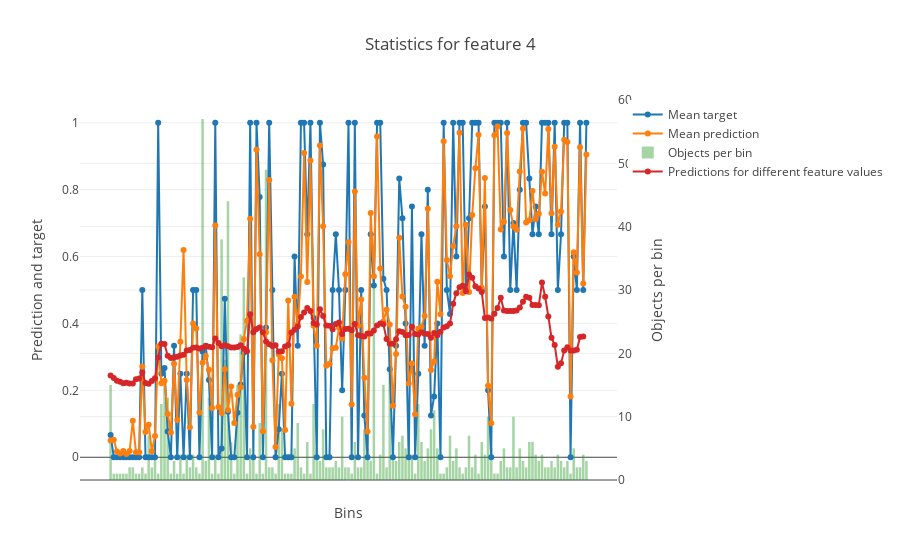

Notebook cell for this chart:
### Markdown cell above
#### Float feature

### Code cell
feature = 'Fare'
res = titanic_model.get_binarized_statistics(titanic_train, titanic_train_target, feature, plot=True, 
                                             thread_count=4)

### Figure 1 — Plotly figure (JSON) as saved in the notebook; plotly's stock layout.template omitted (floating-point values rounded to 4 significant figures; data arrays with more than 128 entries replaced by an {"elided": "..."} marker saying what was removed)
{"data": [{"mode": "lines+markers", "name": "Mean target", "type": "scatter", "uid": "741d2302-049f-4f0a-b24f-28d5411d5284", "xaxis": "x", "y": {"elided": "151 float values"}, "yaxis": "y"}, {"mode": "lines+markers", "name": "Mean prediction", "type": "scatter", "uid": "3708ade8-d40b-4a25-b0f8-11ddcc037d9f", "xaxis": "x", "y": {"elided": "151 float values"}, "yaxis": "y"}, {"marker": {"color": "rgba(30, 150, 30, 0.4)"}, "name": "Objects per bin", "type": "bar", "uid": "0ed34eae-a3ce-4411-98b7-5e7a17e0a8e7", "width": 0.8, "xaxis": "x", "y": {"elided": "151 int values"}, "yaxis": "y2"}, {"mode": "lines+markers", "name": "Predictions for different feature values", "type": "scatter", "uid": "384b5db7-15ef-4deb-8e46-c1445d65deda", "xaxis": "x", "y": {"elided": "150 float values"}, "yaxis": "y"}], "layout": {"title": {"text": "Statistics for feature 4"}, "xaxis": {"showticklabels": false, "tickmode": "array", "ticktext": {"elided": "150 str values"}, "tickvals": {"elided": "150 int values"}, "title": {"text": "Bins"}}, "yaxis": {"overlaying": "y2", "side": "left", "title": {"text": "Prediction and target"}}, "yaxis2": {"position": 1, "side": "right", "title": {"text": "Objects per bin"}}}}
